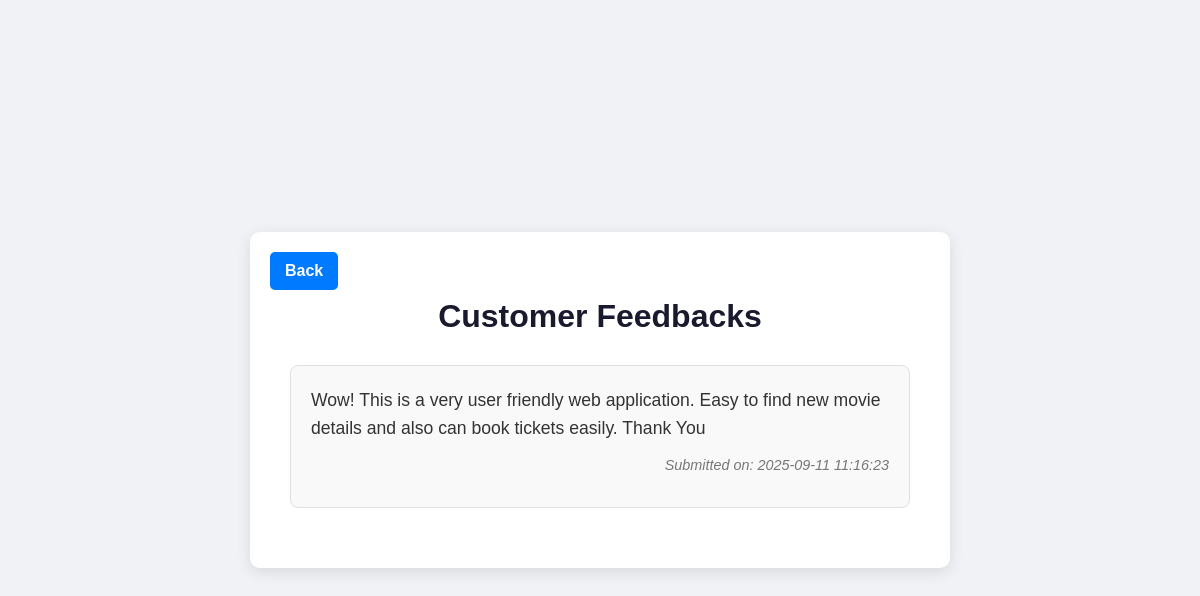
Screenshot of /view-feedbacks.php with the database file from the repository.
### tables this page shows
CREATE TABLE `feedbacks` (
  `id` int(11) NOT NULL,
  `name` varchar(100) NOT NULL,
  `email` varchar(100) NOT NULL,
  `message` text NOT NULL,
  `created_at` timestamp NOT NULL DEFAULT current_timestamp()
);

### view-feedbacks.php (the view, shortened to what this page needs)
<?php
include_once('config.php');
$feedbacks = [];
$sql = "SELECT message, created_at FROM feedbacks ORDER BY created_at DESC";
$result = $conn->query($sql);
if ($result && $result->num_rows > 0) {
    while ($row = $result->fetch_assoc()) {
        $feedbacks[] = $row;
    }
}
?>
<!DOCTYPE html>
<html lang="en">
<head>
    <link rel="stylesheet" href="assets/style/view-feedbacks.css">
</head>
<body>
    <div class="feedback-container">
        <a href="index.php" class="back-button">Back</a>
        <h2>Customer Feedbacks</h2>
        <div class="feedback-list">
            <?php if (!empty($feedbacks)): ?>
                <?php foreach ($feedbacks as $feedback): ?>
                    <div class="feedback-item">
                        <p class="feedback-message"><?php echo htmlspecialchars($feedback['message']); ?></p>
                        <p class="feedback-date">Submitted on: <?php echo htmlspecialchars($feedback['created_at']); ?></p>
                    </div>
                <?php endforeach; ?>
            <?php else: ?>
                <p class="no-feedback">No feedbacks submitted yet.</p>
            <?php endif; ?>
        </div>
    </div>
</body>
</html>

### view-feedbacks.css (style rules this page uses)
body { background-color: #f0f2f5; font-family: Arial, sans-serif; display: flex; justify-content: center; align-items: center; min-height: 100vh; margin: 0; }
.feedback-container { background-color: #ffffff; padding: 40px; border-radius: 10px; box-shadow: 0 4px 15px rgba(0, 0, 0, 0.1); width: 100%; max-width: 700px; box-sizing: border-box; position: relative; }
.back-button { position: absolute; top: 20px; left: 20px; background-color: #007bff; color: white; padding: 10px 15px; border-radius: 5px; text-decoration: none; font-weight: bold; transition: background-color 0.3s ease; }
h2 { color: #1a1a2e; text-align: center; margin-bottom: 30px; font-size: 2em; }
.feedback-list { display: flex; flex-direction: column; gap: 20px; margin-bottom: 20px; }
.feedback-item { background-color: #f9f9f9; padding: 20px; border-radius: 8px; border: 1px solid #e0e0e0; text-align: left; }
.feedback-message { font-size: 1.1em; color: #333; line-height: 1.6; margin: 0 0 10px 0; }
.feedback-date { font-size: 0.9em; color: #777; text-align: right; font-style: italic; }

### rows the page displays
feedbacks: message "Wow! This is a very user friendly web application. Easy to find new movie details and also can book tickets easily. Thank You", created_at "2025-09-11 11:16:23"
